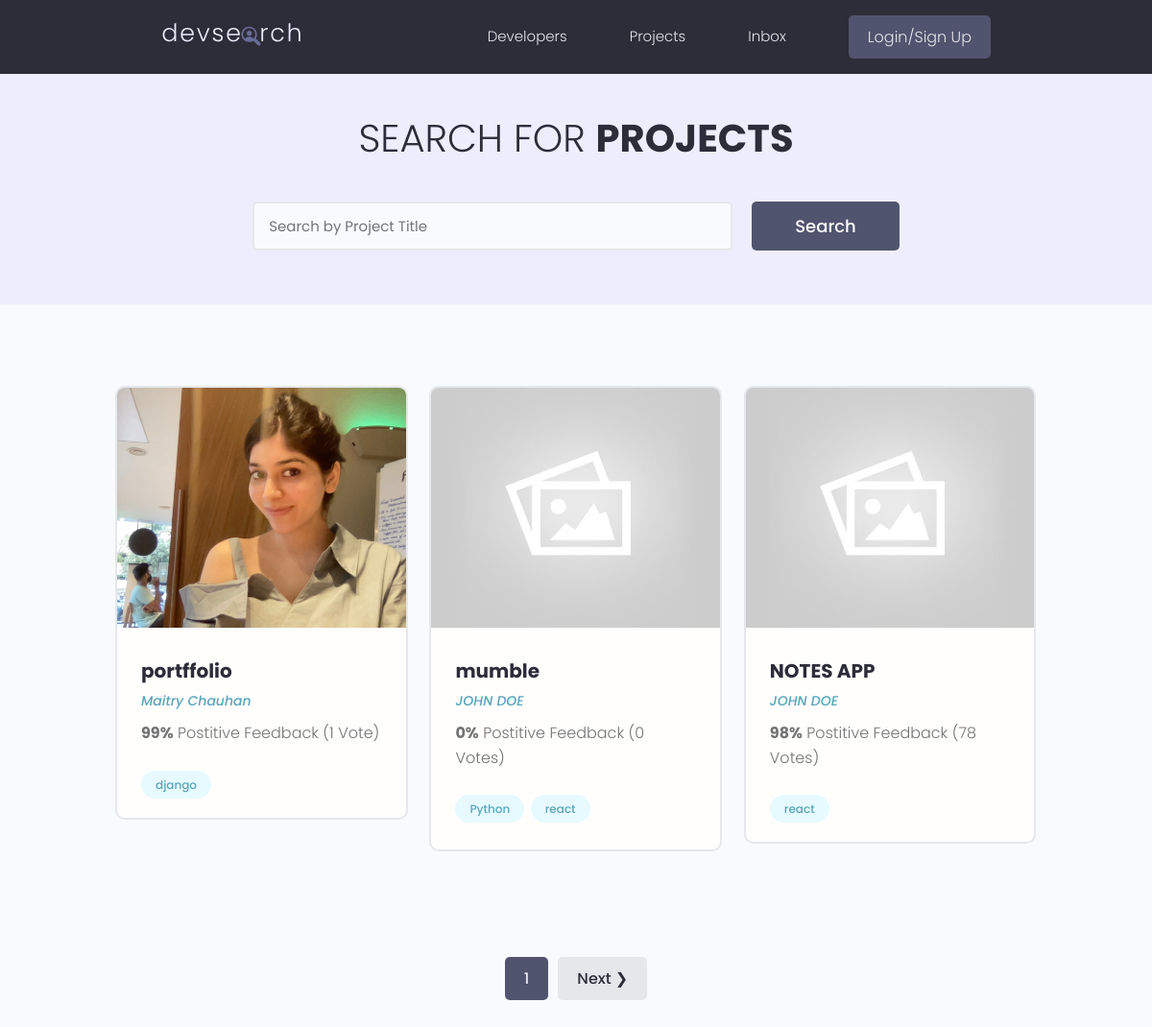
The page /projects/ on the database as committed earlier.
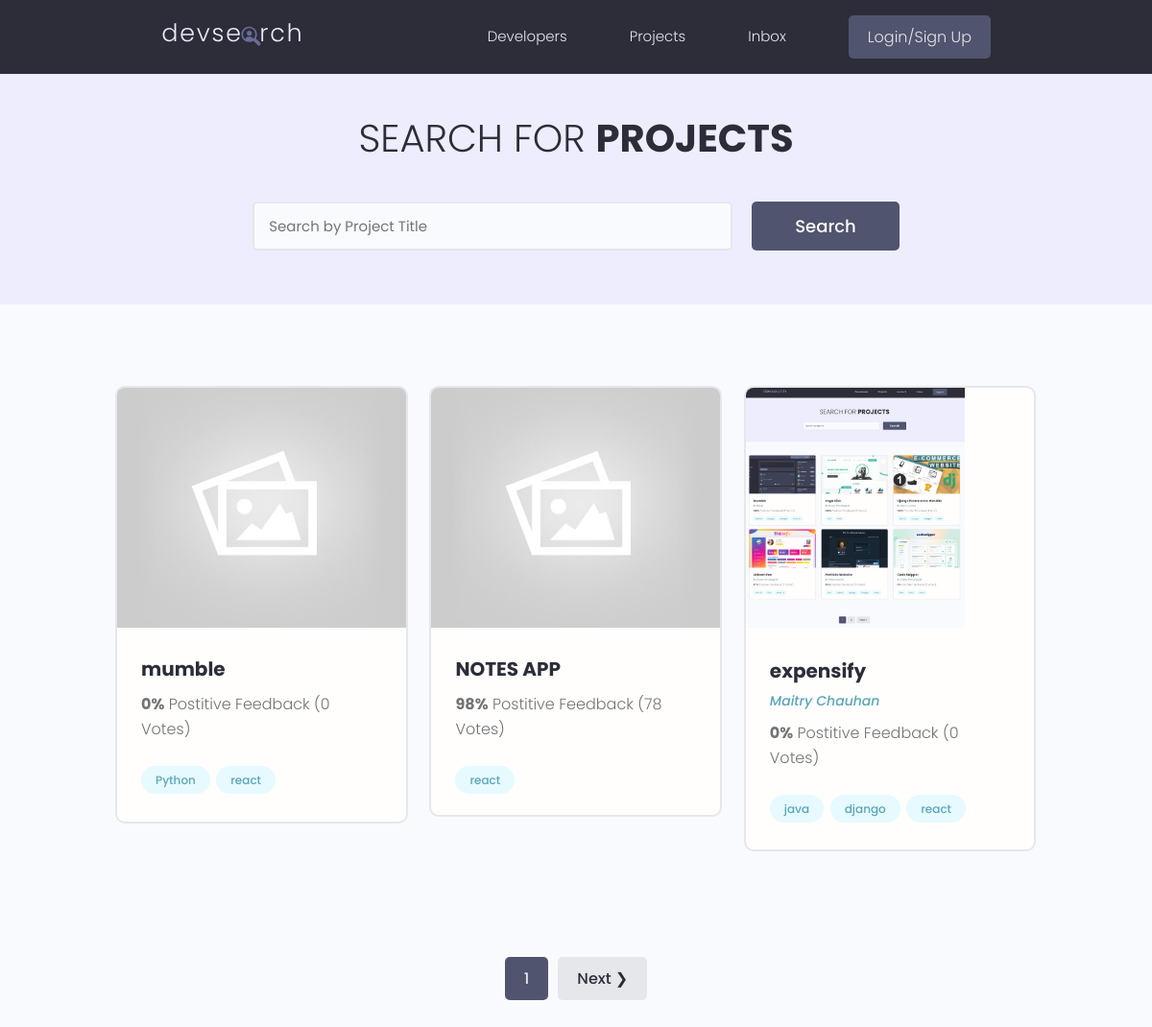
The same page on the database as committed later.
### projects/models.py (models this page shows, shortened)
class Project(models.Model):
    owner = models.ForeignKey(Profile, null = True, blank=True, on_delete=models.SET_NULL)
    title = models.CharField(max_length= 200)
    description = models.TextField(null = True,blank = True)
    featured_image = models.ImageField(null=True,blank=True,default="default.jpeg")
    demo_link = models.CharField(max_length= 200,null = True,blank = True)
    source_link = models.CharField(max_length = 2000,null = True, blank = True)
    tags = models.ManyToManyField('Tag', blank=True)
    vote_total = models.IntegerField(default=0,null=True,blank=True)
    vote_Ratio = models.IntegerField(default=0,null=True,blank=True)
    created = models.DateTimeField(auto_now_add=True)
    id = models.UUIDField(default=uuid.uuid4,unique=True,primary_key=True,editable=False)
    class Meta:
        ordering =['created']

class Tag(models.Model):
    name = models.CharField(max_length=200)
    created = models.DateTimeField(auto_now_add=True)
    id = models.UUIDField(default=uuid.uuid4,unique=True,primary_key=True,editable=False)
    def __str__(self):
        return self.name

### users/models.py (models this page shows, shortened)
class Profile(models.Model):
    user = models.OneToOneField(User,on_delete=models.CASCADE,null=True,blank=True)
    name = models.CharField(max_length=200,blank=True,null = True)
    email = models.EmailField(max_length = 500, blank =True, null=True)
    short_intro = models.CharField(max_length=200, blank=True,null=True)
    bio=models.TextField(blank=True,null=True)
    username = models.CharField(max_length=200,blank=True,null = True)
    profile_image = models.ImageField(null=True,blank=True,upload_to='profile-pics/',default="profile-pics/user-default.png")
    social_github = models.CharField(max_length=200,blank=True,null = True)
    social_twitter = models.CharField(max_length=200,blank=True,null = True)
    social_linkedin = models.CharField(max_length=200,blank=True,null = True)
    social_youtube = models.CharField(max_length=200,blank=True,null = True)
    social_website = models.CharField(max_length=200,blank=True,null = True)
    created = models.DateTimeField(auto_now_add=True)
    id = models.UUIDField(default=uuid.uuid4,unique=True,primary_key=True,editable=False)
    location = models.CharField(max_length=200,blank=True,null = True)

### projects/views.py (the view)
# urls.py: path('projects/',include('projects.urls')),
def projects(request):
    projects,search_query= searchProjects(request)
    results=3
    custom_range, projects= paginateProjects(request,projects,results)
    context = { 'projects':projects,'search_query':search_query,'custom_range':custom_range}
    return render(request,'projects/projects.html',context)

### projects/utils.py (called while the page is built)
def paginateProjects(request,projects,results):
    page = request.GET.get('page')
    paginator = Paginator(projects,results)
    try:
        projects = paginator.page(page)
    except PageNotAnInteger:
        page=1
        projects = paginator.page(page)
    except EmptyPage:
        page = paginator.num_pages
        projects = paginator.page(paginator.num_pages)
    leftIndex = int(page) -4
    if leftIndex < 1:
        leftIndex = 1
    rightIndex= int(page) + 5
    if rightIndex > paginator.num_pages:
        rightIndex = paginator.num_pages
    custom_range = range(leftIndex,rightIndex)
    return custom_range,projects

def searchProjects(request):
    search_query = ''
    if request.GET.get("search_query"):
        search_query= request.GET.get("search_query")
    projects = Project.objects.distinct().filter(Q(title__icontains=search_query)|
                                      Q(description__icontains=search_query)|
                                      Q(owner__name__icontains=search_query)|
                                      Q(tags__name__icontains=search_query)
                                      )
    return projects,search_query

### projects/templates/projects/projects.html (shortened to what this page needs)
{% extends 'main.html' %} {% block content %}
<main class="projects">
  <section class="hero-section text-center">
    <div class="container container--narrow">
      <div class="hero-section__box">
        <h2>Search for <span>Projects</span></h2>
      </div>
      <div class="hero-section__search">
        <form id = "searchForm" class="form" action="{% url 'projects' %}" method="get">
          <div class="form__field">
            <input
              class="input input--text"
              id="formInput#search"
              type="text"
              name="search_query"
              value="{{search_query}}"
              placeholder="Search by Project Title"
            />
          </div>
          <input class="btn btn--sub btn--lg" type="submit" value="Search" />
        </form>
      </div>
    </div>
  </section>
  <section class="projectsList">
    <div class="container">
      <div class="grid grid--three">
        {% for project in projects %}
        <div class="column">
          <div class="card project">
            <a href="{% url 'projectid' project.id %}" class="project">
              <img
                class="project__thumbnail"
                src="{{project.featured_image.url}}"
                alt="project thumbnail"
              />
              <div class="card__body">
                <h3 class="project__title">{{project.title}}</h3>
                <p>
                  {% if project.owner.id %}
                  <a class="project__author" href="{% url 'user-profile' project.owner.id %}"
                    >{{ project.owner.name}}</a
                  >
                  {% endif %}
                </p>
                <p class="project--rating">
                  <span style="font-weight: bold">{{project.vote_Ratio}}%</span>
                  Postitive Feedback ({{project.vote_total}} Vote{{project.vote_total|pluralize:"s"}})
                </p>
                <div class="project__tags">
                  {% for tag in project.tags.all %}
                  <span class="tag tag--pill tag--main">
                    <small>{{tag}}</small>
                  </span>
                  {% endfor %}
                </div>
              </div>
            </a>
          </div>
        </div>
        {% endfor %}
      </div>
    </div>
  </section>
  {% include 'pagination.html' with queryset=projects custom_range=custom_range %}
</main>
<br />
{% endblock content %}

Rows that differ between the two databases and show on the page:
removed Project: featured_image (picture), title "portffolio", owner.name "Maitry Chauhan", vote_Ratio "99", vote_total "1", Tag (name "django")
changed Project "mumble": owner.name "JOHN DOE" → (not shown)
changed Project "NOTES APP": owner.name "JOHN DOE" → (not shown)
now on this page (row unchanged): Project: featured_image (picture), title "expensify", owner.name "Maitry Chauhan", vote_Ratio "0", vote_total "0", Tag (name "django"), Tag (name "react")
now on this page (row unchanged): Tag: name "java", shown under "expensify"
